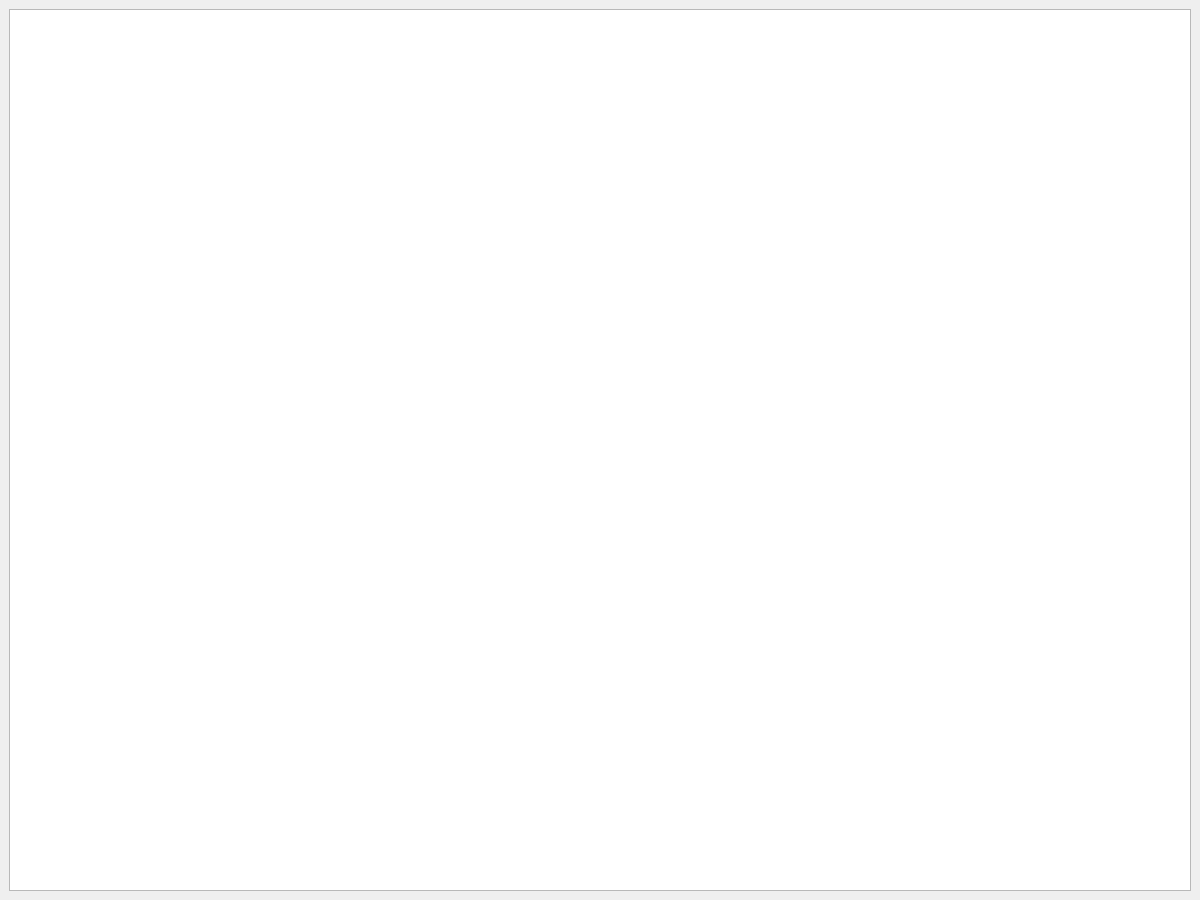
<?xml version="1.0" encoding="UTF-8"?>
<ui version="4.0">
 <class>MainWindow</class>
 <widget class="QMainWindow" name="MainWindow">
  <property name="geometry">
   <rect>
    <x>0</x>
    <y>0</y>
    <width>1200</width>
    <height>900</height>
   </rect>
  </property>
  <property name="windowTitle">
   <string>CppMicroServices 插件宿主</string>
  </property>
  <widget class="QWidget" name="centralwidget">
   <layout class="QVBoxLayout" name="verticalLayout">
    <item>
     <widget class="QTextEdit" name="logEdit">
      <property name="readOnly">
       <bool>true</bool>
      </property>
     </widget>
    </item>
   </layout>
  </widget>
 </widget>
 <resources/>
 <connections/>
</ui>
